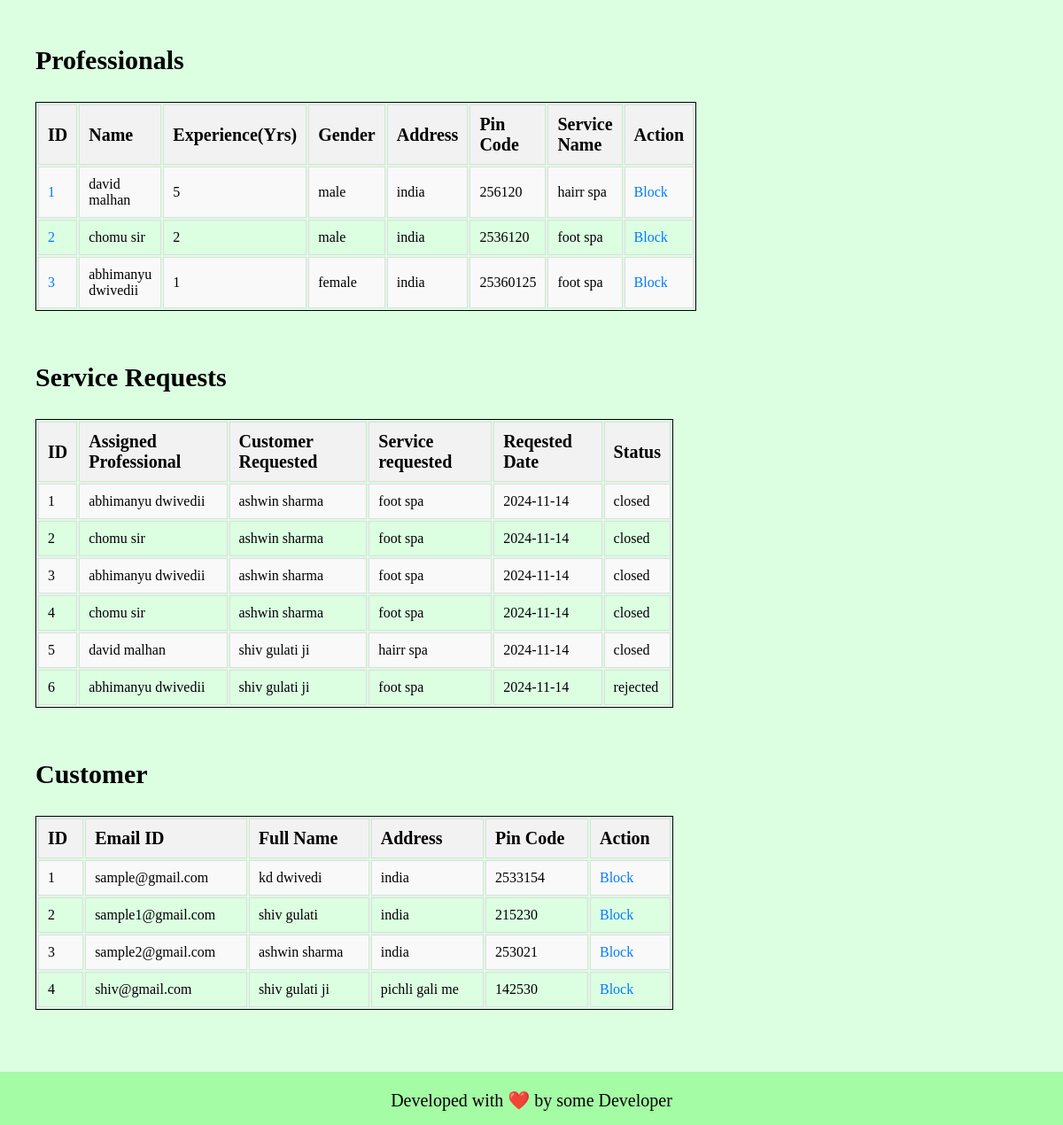
Page /admin_home (lower part) on the earlier database version.
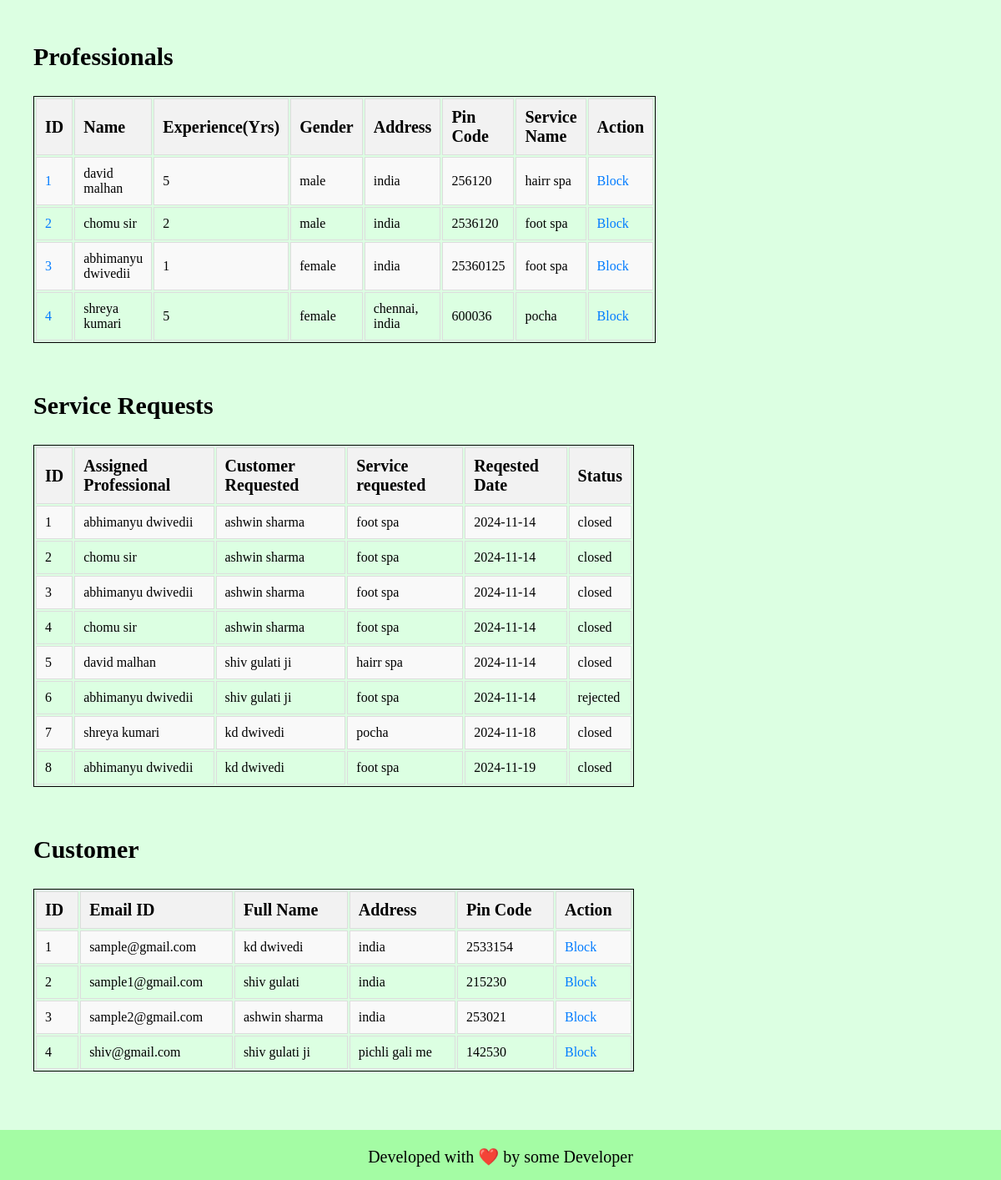
Same page on the later database version.
### app.py (models this page shows)
class professional(db.Model):
    __tablename__ = "professional"
    id = db.Column(db.Integer, primary_key=True, autoincrement=True)
    email_id = db.Column(db.String, nullable=False)
    fullname = db.Column(db.String, nullable=False)
    password = db.Column(db.String, nullable=False)
    date_created = db.Column(db.Date, nullable=False)
    service_type_id = db.Column(db.Integer, db.ForeignKey('service.id'), nullable=False)
    experience = db.Column(db.Integer, nullable=False)
    gender = db.Column(db.String, nullable=False)
    address = db.Column(db.String, nullable=False)
    pin_code = db.Column(db.Integer, nullable=False)
    documents = db.Column(db.String, nullable=False)
    request = db.Column(db.Boolean, default=None)
    blocked = db.Column(db.Boolean, default=False)
    services_completed = db.Column(db.Integer, default = 0)
    rating = db.Column(db.Float, default = 0.0)
    price = db.Column(db.Integer, default = 0)
    service_type = db.relationship('service', back_populates='professionals')
    service_requests = db.relationship('service_request', backref='professional', cascade='all, delete-orphan')

class service(db.Model):
    __tablename__ = "service"
    id = db.Column(db.Integer, primary_key=True, autoincrement=True)
    name = db.Column(db.String, nullable=False)
    base_price = db.Column(db.Integer, nullable=False)
    time_required = db.Column(db.Integer, nullable=False)
    description = db.Column(db.String, nullable=False)
    status = db.Column(db.Boolean, default = False)
    type = db.Column(db.String, nullable=False)
    professionals = db.relationship('professional', back_populates='service_type')
    service_requests = db.relationship('service_request', backref='service', cascade='all, delete-orphan')

class service_request(db.Model):
    __tablename__ = "service_request"
    id = db.Column(db.Integer, primary_key=True, autoincrement=True)
    service_id = db.Column(db.Integer, ForeignKey('service.id'), nullable=False)
    customer_id = db.Column(db.Integer, ForeignKey('customer.id'), nullable=False)
    professional_id = db.Column(db.Integer, ForeignKey('professional.id'), nullable=False)
    date_of_request = db.Column(db.Date, nullable=False)
    date_of_completion = db.Column(db.Date, default=False)
    service_status = db.Column(db.String, default=False)
    rstars = db.Column(db.Integer, default=False)
    rfeedback = db.Column(db.String, default=False)

class customer(db.Model):
    __tablename__ = "customer"
    id = db.Column(db.Integer, primary_key=True, autoincrement=True)
    email_id = db.Column(db.String, nullable=False)
    password = db.Column(db.String, nullable=False)
    fullname = db.Column(db.String, nullable=False)
    gender = db.Column(db.String, nullable=False)
    address = db.Column(db.String, nullable=False)
    pin_code = db.Column(db.Integer, nullable=False)
    blocked = db.Column(db.Boolean, default=False)
    service_requests = db.relationship('service_request', backref='customer', cascade='all, delete-orphan')

### app.py (the view, shortened to what this page needs)
@app.route('/admin_home', methods = ['GET', 'POST'])
def admin_home():
    prof = professional.query.all()
    cus = customer.query.all()
    services = service.query.all()
    ser_req = service_request.query.options(joinedload(service_request.professional)).all()
    if request.method == 'GET':
        return render_template('admin_home.html', admin_name = ADMIN_NAME, professionals = prof, customers = cus, services = services, service_requests = ser_req, message = False)

### templates/admin_home.html (shortened to what the changed rows need)
<!DOCTYPE html>
<html lang="en">
<head>
    <link rel="stylesheet" href="/static/css/profile-block.css">
    <link rel="stylesheet" href="/static/css/table-styling.css">
    <link rel="stylesheet" href="/static/css/basic.css">
</head>
<body>
    <br>
    <h2>Professionals</h2>
    {% if professionals %}
        <div class="tables">
            <table class="styled-table">
                <tr>
                    <th>ID</th>
                    <th>Name</th>
                    <th>Experience(Yrs)</th>
                    <th>Gender</th>
                    <th>Address</th>
                    <th>Pin Code</th>
                    <th>Service Name</th>
                    <th>Action</th>
                </tr>
                {% for professional in professionals %}
                <tr>
                    <td><a href="/view_professional/{{professional.id}}">{{loop.index}}</a></td>
                    <td>{{professional.fullname}}</td>
                    <td>{{professional.experience}}</td>
                    <td>{{professional.gender}}</td>
                    <td>{{professional.address}}</td>
                    <td>{{professional.pin_code}}</td>
                    <td>{{professional.service_type.name}}</td>
                    <td>
                        {% if professional.request %}
                        <a href="/admin_home/appr/approve/{{professional.id}}">Approve</a>/<a
                            href="/admin_home/appr/reject/{{professional.id}}">Reject</a>
                        {% elif not professional.blocked %}
                        <a href="/admin_home/action/block/professional/{{professional.id}}">Block</a>
                        {% elif professional.blocked %}
                        <a href="/admin_home/action/unblock/professional/{{professional.id}}">Unblock</a>
                        {% endif %}
                    </td>
                </tr>
                {% endfor %}
            </table>
        </div>
    {% else %}
        <div id="no_data">No data to show!</div>
    {% endif %}
    <br>
    <h2>Service Requests</h2>
    {% if service_requests %}
        <div class="tables">
            <table class="styled-table">
                <tr>
                    <th>ID</th>
                    <th>Assigned Professional</th>
                    <th>Customer Requested</th>
                    <th>Service requested</th>
                    <th>Reqested Date</th>
                    <th>Status</th>
                </tr>
                {% for service_req in service_requests %}
                    <tr>
                        <td>{{loop.index}}</td>
                        <td>{{service_req.professional.fullname}}</td>
                        <td>{{service_req.customer.fullname}}</td>
                        <td>{{service_req.service.name}}</td>
                        <td>{{service_req.date_of_request}}</td>
                        <td>{{service_req.service_status}}</td>
                    </tr>
                {% endfor %}
            </table>
        </div>
    {% else %}
        <div id="no_data">No data to show!</div>
    {% endif %}
    <br>
    <h2>Customer</h2>
    {% if customers %}
        <div class="tables">
            <table class="styled-table">
                <tr>
                    <th>ID</th>
                    <th>Email ID</th>
                    <th>Full Name</th>
                    <th>Address</th>
                    <th>Pin Code</th>
                    <th>Action</th>
                </tr>
                {% for customer in customers %}
                <tr>
                    <td>{{loop.index}}</td>
                    <td>{{customer.email_id}}</td>
                    <td>{{customer.fullname}}</td>
                    <td>{{customer.address}}</td>
                    <td>{{customer.pin_code}}</td>
                    <td>
                        {% if customer.blocked %}
                        <a href="/admin_home/action/unblock/customer/{{customer.id}}">Unblock</a>
                        {% else %}
                        <a href="/admin_home/action/block/customer/{{customer.id}}">Block</a>
                        {% endif %}
                    </td>
                </tr>
                {% endfor %}
            </table>
        </div>
    {% else %}
        <div id="no_data">No data to show!</div>
    {% endif %}
</body>
</html>

Differences in the rows shown:
added professional: fullname "shreya kumari", experience "5", gender "female", address "chennai, india", pin_code "600036", service_type.name "pocha"
added service_request: professional.fullname "shreya kumari", customer.fullname "kd dwivedi", service.name "pocha", date_of_request "2024-11-18", service_status "closed"
added service_request: professional.fullname "abhimanyu dwivedii", customer.fullname "kd dwivedi", service.name "foot spa", date_of_request "2024-11-19", service_status "closed"
